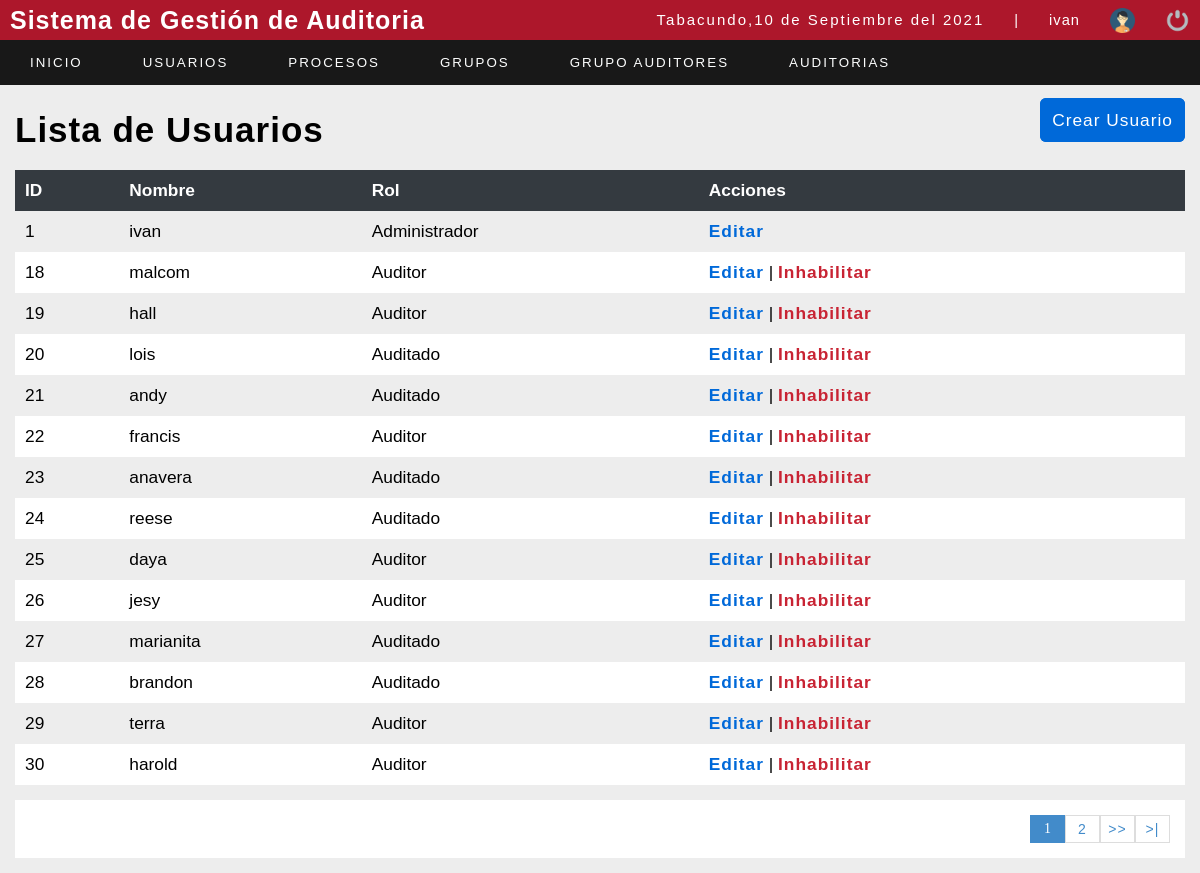
The page /sistema/lista_usuario.php (signed in) on the database its author committed.
### tables this page shows
CREATE TABLE `usuario` (
  `id_user` int(11) NOT NULL,
  `user` varchar(20) NOT NULL,
  `password` varchar(100) NOT NULL,
  `correo` varchar(50) NOT NULL,
  `rol` int(11) NOT NULL,
  `estatus` int(11) NOT NULL
);

CREATE TABLE `rol` (
  `idrol` int(11) NOT NULL,
  `rol` varchar(20) NOT NULL
);

### sistema/lista_usuario.php (the view, shortened to what this page needs)
<?php
include "../conexion.php";
?>
<!DOCTYPE html>
<html lang="en">
<head>
	<?php include "includes/scripts.php"; ?>
	<link rel="stylesheet" href="https://pro.fontawesome.com/releases/v5.10.0/css/all.css" />
</head>
<body>
	<?php include "includes/header.php"; ?>
	<section id="container">
		<div style="display: flex;  justify-content:space-between; margin: 20px 0px; ">
		<h1>Lista de Usuarios</h1>
		<div style="justify-content:flex-end">
		<a style="border: 2px solid #0069D9;  color: #ffffff; background-color: #0069D9; border-radius: 6px;" href="registro_usuario.php" class="btn_save">Crear Usuario</a>
	    </div>
		</div>
		<table>
			<tr>
				<th>ID</th>
				<th>Nombre</th>
				<th>Rol</th>
				<th>Acciones</th>
			</tr>
			<?php
			$sql_registe = mysqli_query($conection, "SELECT COUNT(*) as total_registro FROM usuario WHERE estatus = 1 ");
			$result_register = mysqli_fetch_array($sql_registe);
			$total_registro = $result_register['total_registro'];
			$por_pagina = 14;
			if (empty($_GET['pagina'])) {
				$pagina = 1;
			} else {
				$pagina = $_GET['pagina'];
			}
			$desde = ($pagina - 1) * $por_pagina;
			$total_paginas = ceil($total_registro / $por_pagina);
			$query = mysqli_query($conection, "SELECT u.id_user,u.user,r.rol FROM usuario u INNER JOIN rol r ON u.rol = r.idrol WHERE estatus = 1 ORDER BY u.id_user ASC LIMIT $desde,$por_pagina");
			$result = mysqli_num_rows($query);
			if ($result > 0) {
				while ($data = mysqli_fetch_array($query)) {
			?>
					<tr>
						<td><?php echo $data["id_user"]; ?></td>
						<td><?php echo $data["user"];  ?></td>
						<td><?php echo $data["rol"]; ?></td>
						<td>
							<a class="link_edit" href="editar_usuario.php?id=<?php echo $data["id_user"]; ?>">Editar</a>
							<?php if ($data["id_user"] != 1) { ?>
								|
								<a class="link_delete" href="eliminar_usuario.php?id=<?php echo $data["id_user"]; ?>">Inhabilitar</a>
							<?php } ?>
						</td>
					</tr>
			<?php
				}
			}
			?>
		</table>
		<div class="paginador">
			<ul>
				<?php
				for ($i = 1; $i <= $total_paginas; $i++) {
					if ($i == $pagina) {
						echo '<li class="pageSelected">' . $i . '</li>';
					} else {
						echo '<li><a href="?pagina=' . $i . '">' . $i . '</a></li>';
					}
				}
				if ($pagina != $total_paginas) {
				?>
					<li><a href="?pagina=<?php echo $pagina + 1; ?>">>></a></li>
					<li><a href="?pagina=<?php echo $total_paginas; ?> ">>|</a></li>
				<?php } ?>
			</ul>
		</div>
	</section>
</body>
</html>

### sistema/css/style.css (style rules this page uses)
* { margin: 0; padding: 0; box-sizing: border-box; }
body { background: #ededed; }
h1, h2, h3, h4, h5, h6 { font-family: Arial, sans-serif; font-weight: bold; letter-spacing: 1px; }
h1 { font-size: 25px; }
a { text-decoration: none; font-family: Arial, sans-serif; letter-spacing: 1px; }
#container { padding: 90px 15px 15px; }
.btn_save { font-size: 13pt; background: #0069D9; padding: 10px; color: #fff; letter-spacing: 1px; border: 0; cursor: pointer; margin: 15px auto; }
#container h1 { font-size: 35px; display: inline-block; }
table { border-collapse: collapse; font-size: 13pt; font-family: Arial, sans-serif; width: 100%; }
table th { text-align: left; padding: 10px; background: #343A40; color: #fff; }
table tr:nth-child(odd) { background: #fff; }
table td { padding: 10px; }
.link_edit { font-weight: bold; color: #0069D9; }
.link_delete { font-weight: bold; color: #C82333; }
.paginador ul { padding: 15px; list-style: none; background: #FFF; margin-top: 15px; display: -webkit-flex; display: -moz-flex; display: -ms-flex; display: -o-flex; display: flex; justify-content: flex-end; }
.paginador a, .pageSelected { color: #428bca; border: 1px solid #ddd; padding: 5px; display: inline-block; font-size: 14px; text-align: center; width: 35px; }
.pageSelected { color: #FFF; background: #428bca; border: 1px solid #428bca; }

### rows shown on the page
usuario: id_user "1", user "ivan", rol.rol "Administrador"
usuario: id_user "18", user "malcom", rol.rol "Auditor"
usuario: id_user "19", user "hall", rol.rol "Auditor"
usuario: id_user "20", user "lois", rol.rol "Auditado"
usuario: id_user "21", user "andy", rol.rol "Auditado"
usuario: id_user "22", user "francis", rol.rol "Auditor"
usuario: id_user "23", user "anavera", rol.rol "Auditado"
usuario: id_user "24", user "reese", rol.rol "Auditado"
usuario: id_user "25", user "daya", rol.rol "Auditor"
usuario: id_user "26", user "jesy", rol.rol "Auditor"
usuario: id_user "27", user "marianita", rol.rol "Auditado"
usuario: id_user "28", user "brandon", rol.rol "Auditado"
usuario: id_user "29", user "terra", rol.rol "Auditor"
usuario: id_user "30", user "harold", rol.rol "Auditor"

### other values the page prints
fechaC() "10 de Septiembre del 2021"
$_SESSION['user'] "ivan"
